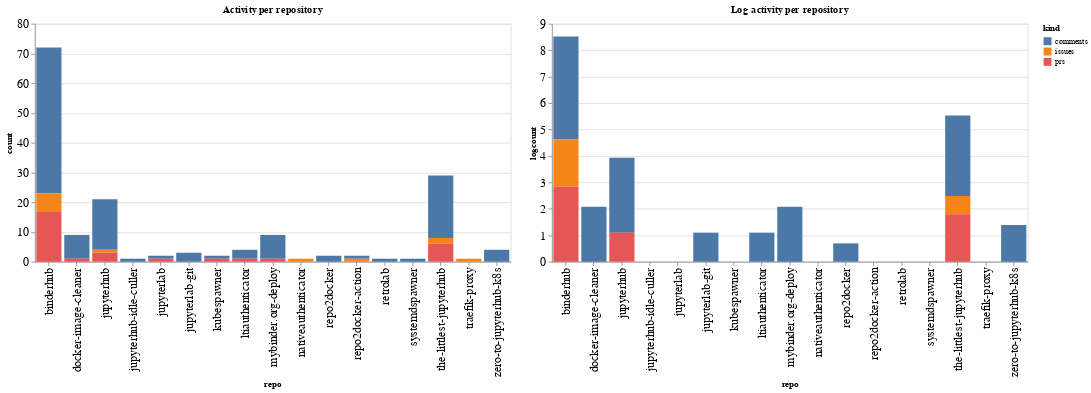

The code cell stored with this chart in its notebook:
### Code cell
ch1 = alt.Chart(repo_summaries, width=600, title="Activity per repository").mark_bar().encode(
    x='repo',
    y='count',
    color='kind',
    tooltip="kind"
)

ch2 = alt.Chart(repo_summaries, width=600, title="Log activity per repository").mark_bar().encode(
    x='repo',
    y='logcount',
    color='kind',
    tooltip="kind"
)

ch1 | ch2

### Figure 1 — Vega-Lite specification as saved in the notebook (floating-point values rounded to 4 significant figures)
{"config": {"axisLeft": {"labelFontSize": 15}, "axisBottom": {"labelFontSize": 15}}, "hconcat": [{"mark": "bar", "encoding": {"color": {"type": "nominal", "field": "kind"}, "tooltip": {"type": "nominal", "field": "kind"}, "x": {"type": "nominal", "field": "repo"}, "y": {"type": "quantitative", "field": "count"}}, "title": "Activity per repository", "width": 600}, {"mark": "bar", "encoding": {"color": {"type": "nominal", "field": "kind"}, "tooltip": {"type": "nominal", "field": "kind"}, "x": {"type": "nominal", "field": "repo"}, "y": {"type": "quantitative", "field": "logcount"}}, "title": "Log activity per repository", "width": 600}], "data": {"name": "data-e43312ab4ccbaf6c7b2d2dd2c8b75a25"}, "$schema": "https://vega.github.io/schema/vega-lite/v4.8.1.json", "datasets": {"data-e43312ab4ccbaf6c7b2d2dd2c8b75a25": [{"repo": "binderhub", "kind": "comments", "count": 49, "logcount": 3.892}, {"repo": "binderhub", "kind": "issues", "count": 6, "logcount": 1.792}, {"repo": "binderhub", "kind": "prs", "count": 17, "logcount": 2.833}, {"repo": "docker-image-cleaner", "kind": "comments", "count": 8, "logcount": 2.079}, {"repo": "docker-image-cleaner", "kind": "prs", "count": 1, "logcount": 0.0}, {"repo": "jupyterhub", "kind": "comments", "count": 17, "logcount": 2.833}, {"repo": "jupyterhub", "kind": "issues", "count": 1, "logcount": 0.0}, {"repo": "jupyterhub", "kind": "prs", "count": 3, "logcount": 1.099}, {"repo": "jupyterhub-idle-culler", "kind": "comments", "count": 1, "logcount": 0.0}, {"repo": "jupyterlab", "kind": "comments", "count": 1, "logcount": 0.0}, {"repo": "jupyterlab", "kind": "prs", "count": 1, "logcount": 0.0}, {"repo": "jupyterlab-git", "kind": "comments", "count": 3, "logcount": 1.099}, {"repo": "kubespawner", "kind": "comments", "count": 1, "logcount": 0.0}, {"repo": "kubespawner", "kind": "prs", "count": 1, "logcount": 0.0}, {"repo": "ltiauthenticator", "kind": "comments", "count": 3, "logcount": 1.099}, {"repo": "ltiauthenticator", "kind": "prs", "count": 1, "logcount": 0.0}, {"repo": "mybinder.org-deploy", "kind": "comments", "count": 8, "logcount": 2.079}, {"repo": "mybinder.org-deploy", "kind": "prs", "count": 1, "logcount": 0.0}, {"repo": "nativeauthenticator", "kind": "issues", "count": 1, "logcount": 0.0}, {"repo": "repo2docker", "kind": "comments", "count": 2, "logcount": 0.6931}, {"repo": "repo2docker-action", "kind": "comments", "count": 1, "logcount": 0.0}, {"repo": "repo2docker-action", "kind": "issues", "count": 1, "logcount": 0.0}, {"repo": "retrolab", "kind": "comments", "count": 1, "logcount": 0.0}, {"repo": "systemdspawner", "kind": "comments", "count": 1, "logcount": 0.0}, {"repo": "the-littlest-jupyterhub", "kind": "comments", "count": 21, "logcount": 3.045}, {"repo": "the-littlest-jupyterhub", "kind": "issues", "count": 2, "logcount": 0.6931}, {"repo": "the-littlest-jupyterhub", "kind": "prs", "count": 6, "logcount": 1.792}, {"repo": "traefik-proxy", "kind": "issues", "count": 1, "logcount": 0.0}, {"repo": "zero-to-jupyterhub-k8s", "kind": "comments", "count": 4, "logcount": 1.386}]}}
